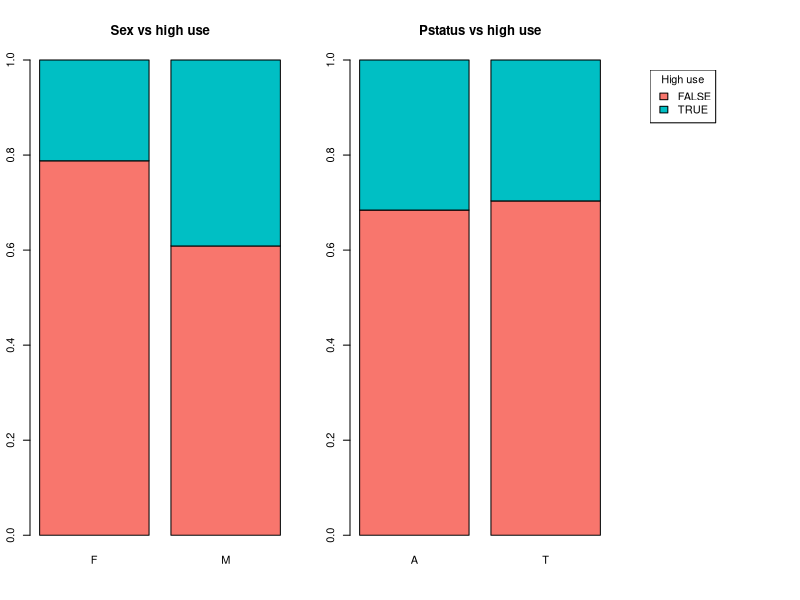
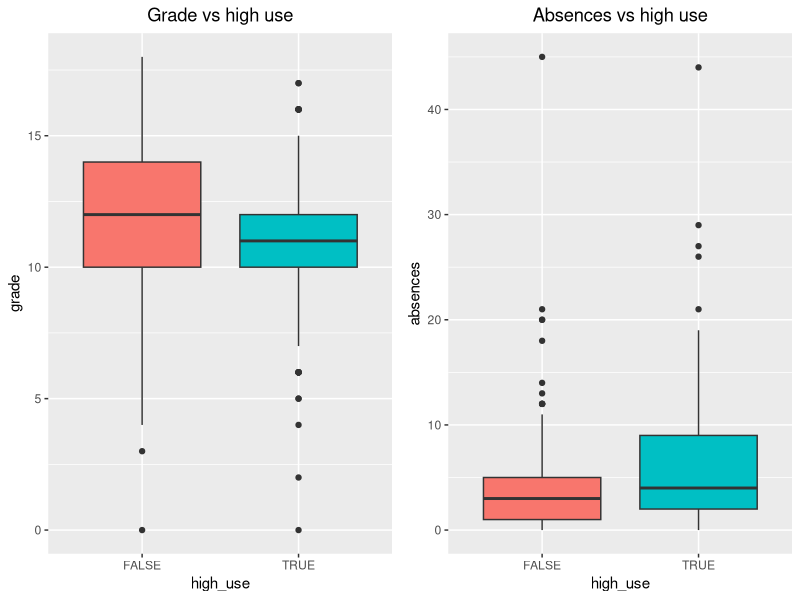
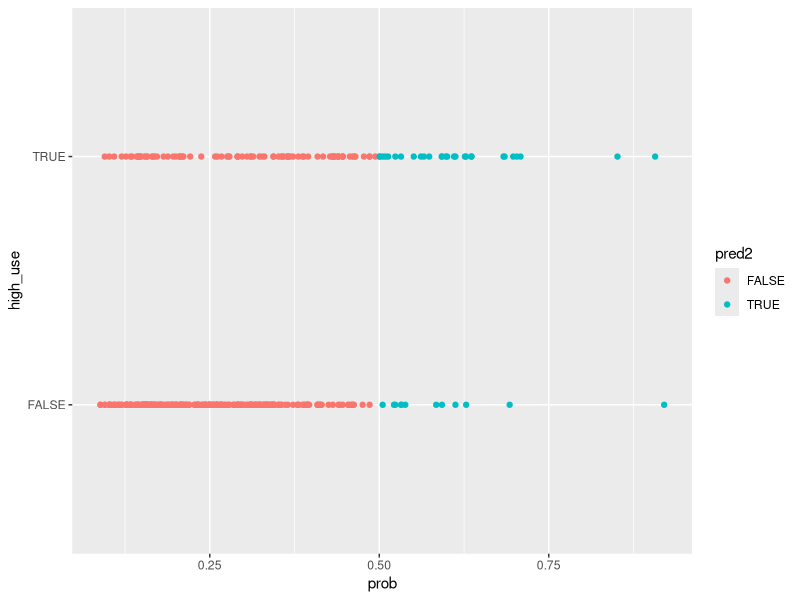

Here is the R script that generated these plots, in order:
# Henna Kettunen
# 2017-02-07
# Exercise 3: analysis


# Set working directory
setwd("C:\\Users\\MyDir\\iods\\IODS-project")

# Dplyr
library(dplyr)

# Read the data into R
alc <- read.table("./data/alc.csv", sep=";", dec=".", header=T)

# Names of the variables
colnames(alc)

# Joined data that combines two data sets of students' alcohol consumption.
# More info: https://archive.ics.uci.edu/ml/datasets/STUDENT+ALCOHOL+CONSUMPTION

# Chosen variables:
# sex - men's alcohol consumption on average higher
# Pstatus - parents' cohabition reduces risk for high alcohol consumption
# absences - positive statistical correlation between absences and high alcohol consumption
# G3 (final grade) - better grade, lower alcohol consumption
# high_use - level of alcohol consumption (Boolean),
dd <- select(alc, one_of(c("sex", "Pstatus", "absences", "G3", "high_use")))


## Explorative analysis

# Summary table
library(psych)
describe(dd, skew=F)

# Distributions
tbl1 <- table(high_use=dd$high_use)
tbl2 <- table(sex=dd$sex)
tbl3 <- table(Pstatus=dd$Pstatus)

tblp1 <- prop.table(tbl1)
tblp2 <- prop.table(tbl2)
tblp3 <- prop.table(tbl3)

list(tbl1, tblp1, tbl2, tblp2, tbl3, tblp3,
     absences=quantile(dd$absences), grade=quantile(dd$G3))


# Crosstabulations of binary variables
tab1 <- table(high_use=dd$high_use, sex=dd$sex)
tab2 <- table(high_use=dd$high_use, parents_status=dd$Pstatus)
tab3 <- table(high_use=dd$high_use, absences=dd$absences)
tab4 <- table(high_use=dd$high_use, grade=dd$G3)

tabp1 <- prop.table(tab1, 2)
tabp2 <- prop.table(tab2, 2)
tabp3 <- prop.table(tab3, 2)
tabp4 <- prop.table(tab4, 2)


list(addmargins(tab1), tabp1,
     addmargins(tab2), tabp2)

## Plotting

# Barplots 
layout(matrix(c(1,1,2,2,3), nrow=1, ncol=5, byrow=T))
par(mai=c(0.6,0.3,0.6,0.3))
barplot(tabp1, main="Sex vs high use", col=c("#F8766D","#00BFC4"))
barplot(tabp2, main="Pstatus vs high use", col=c("#F8766D","#00BFC4"))
par(mai=c(0.7,0.1,0.7,0.1))
plot.new()
legend("topleft", legend=c("FALSE","TRUE"), fill=c("#F8766D","#00BFC4"), title="High use")

library(ggplot2)

# Boxplots

# Initialize a plot of high_use and G3
g1 <- ggplot(dd, aes(x = high_use, y = G3, fill=high_use)) + ggtitle("Grade vs high use")

# Initialise a plot of high_use and absences
g2 <- ggplot(alc, aes(x = high_use, y = absences, fill=high_use)) + ggtitle("Absences vs high use")

# Combine ggplots
library(gridExtra)
bp3 <- g1 + geom_boxplot() + ylab("grade") + theme(legend.position="none", plot.title = element_text(hjust = 0.5))
bp4 <- g2 + geom_boxplot() + ylab("absences") + theme(legend.position="none", plot.title = element_text(hjust = 0.5))
grid.arrange(bp3, bp4, ncol=2, nrow=1)


## Logistic regression

# First model
fit1 <- glm(high_use ~ sex + Pstatus + absences + G3, family=binomial, data=dd)
summary(fit1)

# OR:s and confidence intervals
data.frame(OR=round(exp(summary(fit1)$coef[,1]), 3),
           CI=round(exp(confint(fit1)), 3),
           "p-value"=round(summary(fit1)$coef[,4], 3))

# LR-test
anova(fit1, test="Chisq")

# Refit
fit2 <- glm(high_use ~ sex + absences + G3, family=binomial, data=dd)
summary(fit2)

# OR:s and confidence intervals
data.frame(OR=round(exp(summary(fit2)$coef[,1]), 3),
           CI=round(exp(confint(fit2)), 3),
           "p-value"=round(summary(fit2)$coef[,4], 3))

# LR-test
anova(fit2, test="Chisq")

# AIC values
AIC(fit1, fit2)


## Model performance

# Prediction
pred <- predict(fit2, type="response")
dd$prob <- pred
pred2 <- ifelse(pred > 0.5, TRUE, FALSE)
dd$pred <- pred2

# Confusion matrix
conf <- table(obs=dd$high_use, pred=pred2)
test<-addmargins(conf)
prop.table(conf)

# Same as a plot
# initialize a plot of 'high_use' versus 'probability' in 'alc'
g <- ggplot(dd, aes(x = prob, y = high_use, col = pred2))
# define the geom as points and draw the plot
g + geom_point()


# Training error

# define a loss function (mean prediction error)
loss_func <- function(class, prob) {
  n_wrong <- abs(class - prob) > 0.5
  mean(n_wrong)
}
wrong <- (test[1,2] + test[2,1]) / test[3,3]

# call loss_func to compute the average number of wrong predictions in the (training) data
loss_func(class = dd$high_use, prob = dd$prob)



# Simple guessing strategy: nobody is a high user
dd$pred2 <- F
loss_func(class = dd$high_use, prob = dd$pred2)




